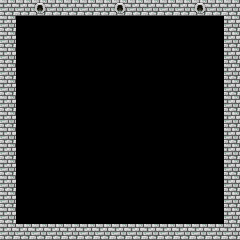

Tiled map render using the project's own tile images. Description and the whole map definition, tile-layer contents included, below:
An orthogonal 15x15 tile map with 16x16 px tiles, 1 tile layer (图块层 1).

<map version="1.10" tiledversion="1.10.2" orientation="orthogonal" renderorder="right-down" width="15" height="15" tilewidth="16" tileheight="16" infinite="0" nextlayerid="2" nextobjectid="1">
 <editorsettings>
  <export target="xx.csv" format="csv" />
 </editorsettings>
 <tileset firstgid="1" source="下水道.tsx" />
 <layer id="1" name="图块层 1" width="15" height="15">
  <data encoding="csv">
5,5,13,5,5,5,5,13,5,5,5,5,13,5,5,
5,1,1,1,1,1,1,1,1,1,1,1,1,1,5,
5,1,1,1,1,1,1,1,1,1,1,1,1,1,5,
5,1,1,1,1,1,1,1,1,1,1,1,1,1,5,
5,1,1,1,1,1,1,1,1,1,1,1,1,1,5,
5,1,1,1,1,1,1,1,1,1,1,1,1,1,5,
5,1,1,1,1,1,1,1,1,1,1,1,1,1,5,
5,1,1,1,1,1,1,1,1,1,1,1,1,1,5,
5,1,1,1,1,1,1,1,1,1,1,1,1,1,5,
5,1,1,1,1,1,1,1,1,1,1,1,1,1,5,
5,1,1,1,1,1,1,1,1,1,1,1,1,1,5,
5,1,1,1,1,1,1,1,1,1,1,1,1,1,5,
5,1,1,1,1,1,1,1,1,1,1,1,1,1,5,
5,1,1,1,1,1,1,1,1,1,1,1,1,1,5,
5,5,5,5,5,5,5,5,5,5,5,5,5,5,5
</data>
 </layer>
</map>
